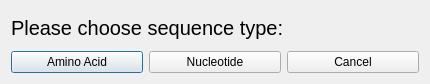
<?xml version="1.0" encoding="UTF-8"?>
<ui version="4.0">
 <class>aantDialog</class>
 <widget class="QDialog" name="aantDialog">
  <property name="geometry">
   <rect>
    <x>0</x>
    <y>0</y>
    <width>430</width>
    <height>84</height>
   </rect>
  </property>
  <property name="windowTitle">
   <string>Dialog</string>
  </property>
  <layout class="QGridLayout" name="gridLayout">
   <item row="0" column="0" colspan="3">
    <widget class="QLabel" name="label">
     <property name="font">
      <font>
       <pointsize>15</pointsize>
      </font>
     </property>
     <property name="text">
      <string>Please choose sequence type:</string>
     </property>
    </widget>
   </item>
   <item row="1" column="0">
    <widget class="QPushButton" name="pushButtonAA">
     <property name="text">
      <string>Amino Acid</string>
     </property>
    </widget>
   </item>
   <item row="1" column="1">
    <widget class="QPushButton" name="pushButtonNT">
     <property name="text">
      <string>Nucleotide</string>
     </property>
    </widget>
   </item>
   <item row="1" column="2">
    <widget class="QPushButton" name="pushButtonCancel">
     <property name="text">
      <string>Cancel</string>
     </property>
    </widget>
   </item>
  </layout>
 </widget>
 <resources/>
 <connections/>
</ui>
